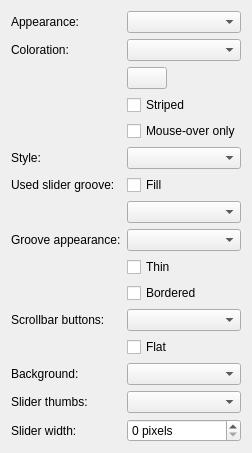
     <widget class="QWidget" name="page_3">
      <layout class="QFormLayout" name="formLayout_4">
       <item row="0" column="0">
        <widget class="QLabel" name="label_11">
         <property name="text">
          <string>Appearance:</string>
         </property>
        </widget>
       </item>
       <item row="0" column="1">
        <widget class="QComboBox" name="sliderAppearance">
         <property name="toolTip">
          <string>&lt;p&gt;Controls the appearance of both scrollbar sliders and other sliders.&lt;/p&gt;</string>
         </property>
        </widget>
       </item>
       <item row="1" column="0">
        <widget class="QLabel" name="label_12">
         <property name="text">
          <string>Coloration:</string>
         </property>
        </widget>
       </item>
       <item row="1" column="1">
        <widget class="QComboBox" name="shadeSliders">
         <property name="toolTip">
          <string>&lt;p&gt;Controls the color setting of both scrollbar sliders and other sliders.&lt;/p&gt;</string>
         </property>
        </widget>
       </item>
       <item row="2" column="1">
        <widget class="KColorButton" name="customSlidersColor">
         <property name="sizePolicy">
          <sizepolicy hsizetype="Fixed" vsizetype="Fixed">
           <horstretch>0</horstretch>
           <verstretch>0</verstretch>
          </sizepolicy>
         </property>
         <property name="toolTip">
          <string>&lt;p&gt;Sets the custom color.&lt;/p&gt;</string>
         </property>
         <property name="text">
          <string/>
         </property>
        </widget>
       </item>
       <item row="4" column="1">
        <widget class="QCheckBox" name="colorSliderMouseOver">
         <property name="toolTip">
          <string>&lt;p&gt;Controls whether the coloration happens all the time, or only when the mouse hovers over the slider.&lt;/p&gt;</string>
         </property>
         <property name="text">
          <string>Mouse-over only</string>
         </property>
        </widget>
       </item>
       <item row="5" column="0">
        <widget class="QLabel" name="label_13">
         <property name="text">
          <string>Style:</string>
         </property>
        </widget>
       </item>
       <item row="5" column="1">
        <widget class="QComboBox" name="sliderStyle">
         <property name="toolTip">
          <string>&lt;p&gt;Controls the appearance of standard sliders - i.e. not scrollbar sliders. 'Triangular' is very similar to plastik's sliders.&lt;/p&gt;</string>
         </property>
        </widget>
       </item>
       <item row="6" column="0">
        <widget class="QLabel" name="label_50">
         <property name="text">
          <string>Used slider groove:</string>
         </property>
        </widget>
       </item>
       <item row="6" column="1">
        <widget class="QCheckBox" name="fillSlider">
         <property name="toolTip">
          <string>&lt;p&gt;Indicates whether the used part of a slider's groove should be filled or not. (Does not affect scrollbar sliders).&lt;/p&gt;</string>
         </property>
         <property name="text">
          <string>Fill</string>
         </property>
        </widget>
       </item>
       <item row="7" column="1">
        <widget class="QComboBox" name="sliderFill">
         <property name="toolTip">
          <string>&lt;p&gt;Controls the gradient setting used for the used part of a standard sliders' groove.&lt;/p&gt;</string>
         </property>
        </widget>
       </item>
       <item row="8" column="0">
        <widget class="QLabel" name="label_30">
         <property name="text">
          <string>&lt;p&gt;Groove appearance:&lt;/p&gt;</string>
         </property>
        </widget>
       </item>
       <item row="8" column="1">
        <widget class="QComboBox" name="grooveAppearance">
         <property name="toolTip">
          <string>&lt;p&gt;Controls the gradient setting used for both scrollbar sliders, and other sliders.&lt;/p&gt;</string>
         </property>
        </widget>
       </item>
       <item row="9" column="1">
        <widget class="QCheckBox" name="thinSbarGroove">
         <property name="toolTip">
          <string>&lt;p&gt;Controls whether scrollbar slider grooves should be the same thickness as the slider, or be thinner (and more like the groove of a standard slider).&lt;/p&gt;</string>
         </property>
         <property name="text">
          <string>Thin</string>
         </property>
        </widget>
       </item>
       <item row="10" column="1">
        <widget class="QCheckBox" name="borderSbarGroove">
         <property name="text">
          <string>Bordered</string>
         </property>
        </widget>
       </item>
       <item row="11" column="0">
        <widget class="QLabel" name="label_14">
         <property name="text">
          <string>Scrollbar buttons:</string>
         </property>
        </widget>
       </item>
       <item row="11" column="1">
        <widget class="QComboBox" name="scrollbarType">
         <property name="toolTip">
          <string>&lt;p&gt;This controls the position, and number, of buttons on a scrollbar.
            &lt;ul&gt;&lt;li&gt;KDE - 1 button at the top/left, and two at the bottom/right&lt;/li&gt;&lt;li&gt;Windows - 1 botton at each end&lt;/li&gt;&lt;li&gt;Platinum - no buttons at the top/left, two at bottom/right&lt;/li&gt;&lt;li&gt;Next - two buttons at the top/left, none at bottom/right&lt;/li&gt;&lt;li&gt;None - no buttons, only the slider&lt;/li&gt;&lt;/ul&gt;&lt;/p&gt;</string>
         </property>
        </widget>
       </item>
       <item row="12" column="1">
        <widget class="QCheckBox" name="flatSbarButtons">
         <property name="toolTip">
          <string>&lt;p&gt;If enabled, then scrollbar buttons are not drawn and only the arrows will appear.&lt;/p&gt;</string>
         </property>
         <property name="text">
          <string>Flat</string>
         </property>
        </widget>
       </item>
       <item row="13" column="0">
        <widget class="QLabel" name="label_32">
         <property name="text">
          <string>Background:</string>
         </property>
        </widget>
       </item>
       <item row="13" column="1">
        <widget class="QComboBox" name="sbarBgndAppearance">
         <property name="toolTip">
          <string>&lt;p&gt;Configures the background gradient to be used with 'Flat' scrollbar buttons.&lt;/p&gt;</string>
         </property>
        </widget>
       </item>
       <item row="14" column="0">
        <widget class="QLabel" name="label_15">
         <property name="text">
          <string>Slider thumbs:</string>
         </property>
        </widget>
       </item>
       <item row="14" column="1">
        <widget class="QComboBox" name="sliderThumbs">
         <property name="toolTip">
          <string>&lt;p&gt;Defines what markings should be placed in the center of scrollbar sliders (and plain style sliders).&lt;/p&gt;</string>
         </property>
        </widget>
       </item>
       <item row="15" column="0">
        <widget class="QLabel" name="label_15a">
         <property name="text">
          <string>Slider width:</string>
         </property>
        </widget>
       </item>
       <item row="15" column="1">
        <widget class="QSpinBox" name="sliderWidth" native="true">
         <property name="toolTip">
          <string>&lt;p&gt;Controls the width of scrollbar sliders, and plain style sliders.&lt;/p&gt;</string>
         </property>
         <property name="suffix" stdset="0">
          <string> pixels</string>
         </property>
         <property name="prefix" stdset="0">
          <string/>
         </property>
        </widget>
       </item>
       <item row="3" column="1">
        <widget class="QCheckBox" name="stripedSbar">
         <property name="toolTip">
          <string>&lt;p&gt;If enabled, a fading stripe will be added.&lt;/p&gt;</string>
         </property>
         <property name="text">
          <string>Striped</string>
         </property>
        </widget>
       </item>
      </layout>
     </widget>
